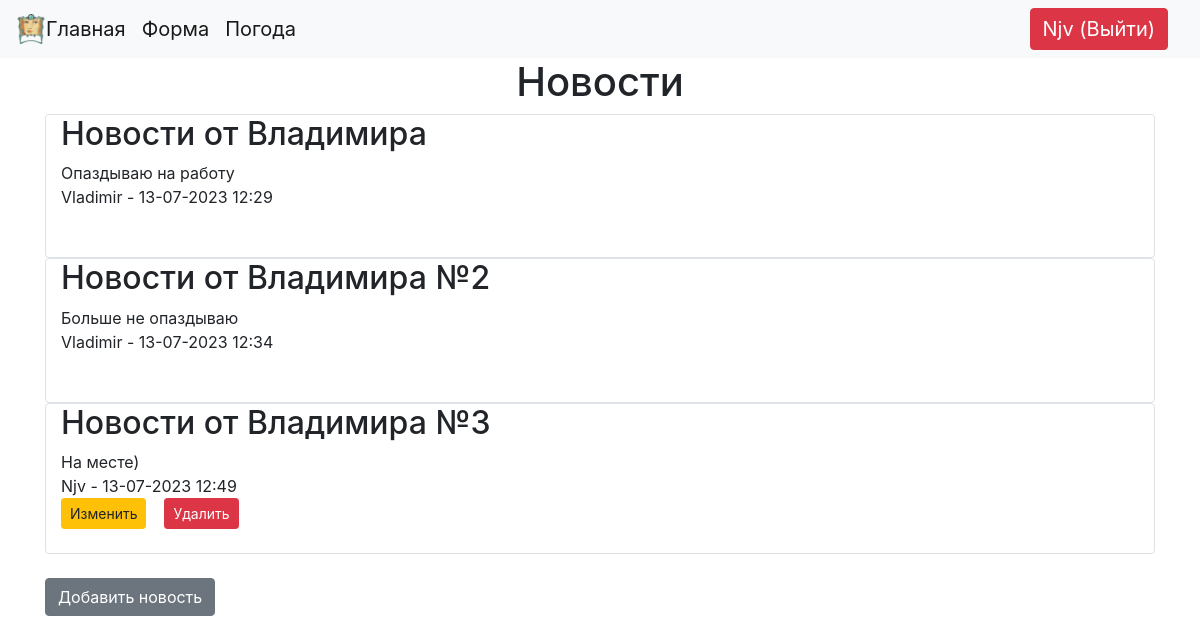
Screenshot of /index (signed in) with the database file from the repository.
### data/users.py (models this page shows, shortened)
class User(SqlAlchemyBase, UserMixin, SerializerMixin):
    __tablename__ = 'users'
    id = sqlalchemy.Column(sqlalchemy.Integer, primary_key=True, autoincrement=True)
    name = sqlalchemy.Column(sqlalchemy.String, nullable=True)
    about = sqlalchemy.Column(sqlalchemy.String, nullable=True)
    email = sqlalchemy.Column(sqlalchemy.String, index=True, unique=True, nullable=True)
    hashed_password = sqlalchemy.Column(sqlalchemy.String, nullable=True)
    create_date = sqlalchemy.Column(sqlalchemy.DateTime, default=datetime.datetime.now())
    news = orm.relationship("News", back_populates='user')  # связываем с классом и user

### data/news.py (models this page shows, shortened)
class News(SqlAlchemyBase, UserMixin, SerializerMixin):
    __tablename__ = 'news'
    id = sqlalchemy.Column(sqlalchemy.Integer, primary_key=True, autoincrement=True)
    title = sqlalchemy.Column(sqlalchemy.String, nullable=True)
    content = sqlalchemy.Column(sqlalchemy.String, nullable=True)
    create_date = sqlalchemy.Column(sqlalchemy.DateTime, default=datetime.datetime.now())
    is_private = sqlalchemy.Column(sqlalchemy.Boolean, default=True)
    user_id = sqlalchemy.Column(sqlalchemy.Integer, sqlalchemy.ForeignKey("users.id"))
    user = orm.relationship('User')  # связываем с классом

### main.py (the view)
@app.route('/')
@app.route('/index')
def index():
    db_sess = db_session.create_session()
    if current_user.is_authenticated:
        news = db_sess.query(News).filter((News.user == current_user) | (News.is_private != True))
    else:
        news = db_sess.query(News).filter(News.is_private != True)
    return render_template('index.html', title='Новости', news=news)  # * список **словарь

### data/db_session.py (called while the page is built)
def create_session() -> Session:  # аннотатор функций, возвращает сессию
    global created
    return created()

### main.py (called while the page is built)
@login_manager.user_loader
def load_user(user_id):
    db_sess = db_session.create_session()
    return db_sess.get(User, user_id)

### templates/index.html
{% extends "base.html" %}
{% block content %}
<h1 align="center"> Новости </h1>
<div class="container">
{% for item in news %}
<div class="col border rounded ">
    <h2>{{ item.title }} </h2>
    <div>{{ item.content }}</div>
    <div>{{ item.user.name }} - {{ item.create_date.strftime("%d-%m-%Y %H:%M")}}</div>
 {% if current_user.is_authenticated and current_user == item.user %}
        <a href="/news/{{ item.id }}" class="btn btn-sm btn-warning">Изменить</a>&nbsp; &nbsp;
        <a href="/news_del/{{ item.id }}" class="btn btn-sm btn-danger"
           title="Удалить новость: &laquo;{{item.title}}&raquo;"
           onclick="return confirm('Вы действительно хотите удалить новость &laquo;{{item.title}}&raquo;?')">Удалить</a>
    {% endif %}
<br><br></div>
{% endfor %}
{% if current_user.is_authenticated %}
    <br><a href="news" class="btn btn-secondary">Добавить новость</a><br><br>
{% endif %}
</div>
{% endblock %}

### templates/base.html (shortened to what this page needs)
<!DOCTYPE html>
<html lang="en">
<head>
    <link rel="stylesheet" type="text/css" href="../static/css/style.css">
    <link rel="stylesheet" href="https://cdn.jsdelivr.net/npm/bootstrap@4.6.2/dist/css/bootstrap.min.css"
>
</head>
<body>
<header>
    <nav class="navbar navbar-light bg-light d-flex justify-content-start">
        <a class="navbar-brand" href="/index">
            <img src="../static/images/Picture-icon.png" width="30" height="30"
                 class="d-inline-block align-top" alt="">Главная</a>
        <a class="navbar-brand" href="/form_sample">Форма</a>
        <a class="navbar-brand" href="/weather_form">Погода</a>
        {% if current_user.is_authenticated %}
        <a class="navbar-brand btn btn-danger text-white ml-auto" title="Нажмите для выхода" href="/logout">{{ current_user.name}} (Выйти)</a>
        {% else %}
        <a class="navbar-brand" href="/login">Авторизация</a>
        <a class="navbar-brand" href="/register">Регистрация</a>
        {% endif %}
    </nav>
</header>
{% block content %}{% endblock %}
</body>
</html>

### rows the page displays
User: name "Njv"
News: title "Новости от Владимира", content "Опаздываю на работу", user.name "Vladimir", create_date "13-07-2023 12:29"
News: title "Новости от Владимира №2", content "Больше не опаздываю", user.name "Vladimir", create_date "13-07-2023 12:34"
News: title "Новости от Владимира №3", content "На месте)", user.name "Njv", create_date "13-07-2023 12:49"
